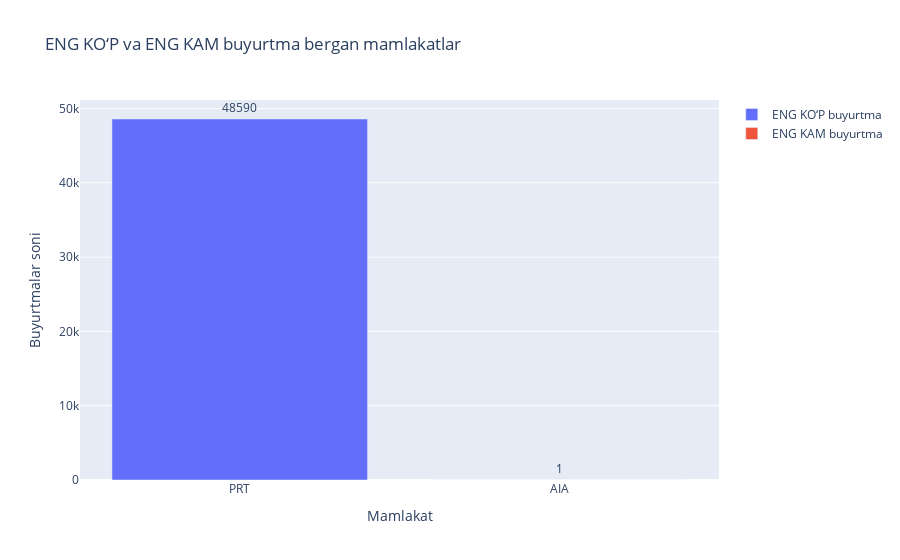

Notebook cell for this chart:
### Markdown cell above
# ENG KO‘P va ENG KAM buyurtma bergan mamlakatlar

### Code cell
import pandas as pd
import plotly.graph_objects as go

# Country bo‘yicha buyurtmalar soni
country_orders = (
    df.groupby('country')
    .size()
    .reset_index(name='total_orders')
)

# ENG KO‘P va ENG KAM buyurtma
max_country = country_orders.loc[country_orders['total_orders'].idxmax()]
min_country = country_orders.loc[country_orders['total_orders'].idxmin()]

# Plotly bar chart
fig = go.Figure()

# ENG KO‘P buyurtma
fig.add_bar(
    x=[max_country['country']],
    y=[max_country['total_orders']],
    name='ENG KO‘P buyurtma',
    text=[max_country['total_orders']],
    textposition='outside'
)

# ENG KAM buyurtma
fig.add_bar(
    x=[min_country['country']],
    y=[min_country['total_orders']],
    name='ENG KAM buyurtma',
    text=[min_country['total_orders']],
    textposition='outside'
)

fig.update_layout(
    title='ENG KO‘P va ENG KAM buyurtma bergan mamlakatlar',
    xaxis_title='Mamlakat',
    yaxis_title='Buyurtmalar soni',
    yaxis=dict(showgrid=True),
    barmode='group'
)

fig.show()

### Figure 1 — Plotly figure (JSON) as saved in the notebook; plotly's stock layout.template omitted (floating-point values rounded to 4 significant figures)
{"data": [{"name": "ENG KO‘P buyurtma", "text": ["48590"], "textposition": "outside", "type": "bar", "x": ["PRT"], "y": [48590]}, {"name": "ENG KAM buyurtma", "text": ["1"], "textposition": "outside", "type": "bar", "x": ["AIA"], "y": [1]}], "layout": {"barmode": "group", "title": {"text": "ENG KO‘P va ENG KAM buyurtma bergan mamlakatlar"}, "xaxis": {"title": {"text": "Mamlakat"}}, "yaxis": {"showgrid": true, "title": {"text": "Buyurtmalar soni"}}}}
